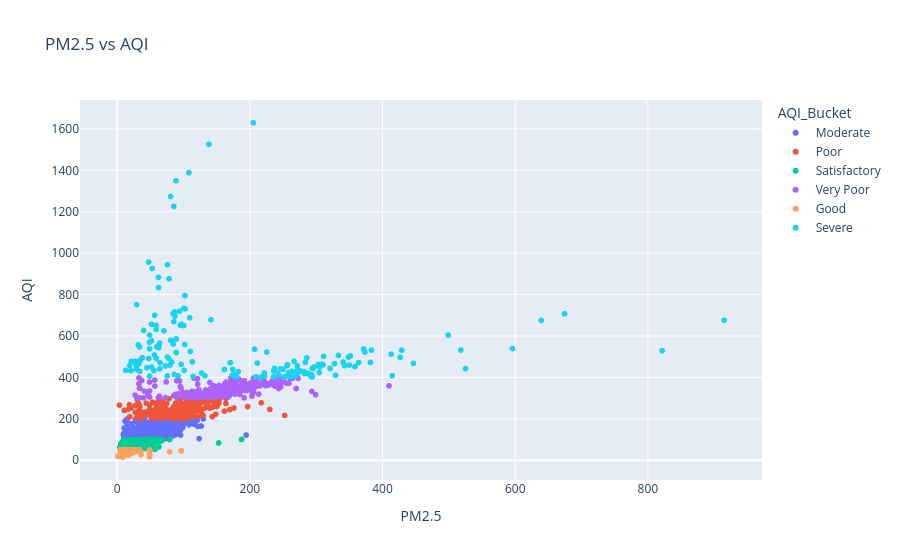

Notebook code for this chart:
### Markdown cell above
## 6. Relationship Between PM2.5 and AQI

### Code cell
sample_df = air_df.sample(3000, random_state=42)

fig = px.scatter(
    sample_df,
    x="PM2.5",
    y="AQI",
    color="AQI_Bucket",
    title="PM2.5 vs AQI"
)

fig.show()

### Figure 1 — Plotly figure (JSON) as saved in the notebook; plotly's stock layout.template omitted (floating-point values rounded to 4 significant figures; data arrays with more than 128 entries replaced by an {"elided": "..."} marker saying what was removed)
{"data": [{"hovertemplate": "AQI_Bucket=Moderate<br>PM2.5=%{x}<br>AQI=%{y}<extra></extra>", "legendgroup": "Moderate", "marker": {"color": "#636efa", "symbol": "circle"}, "mode": "markers", "name": "Moderate", "showlegend": true, "type": "scattergl", "x": {"elided": "1066 float values"}, "xaxis": "x", "y": {"elided": "1066 float values"}, "yaxis": "y"}, {"hovertemplate": "AQI_Bucket=Poor<br>PM2.5=%{x}<br>AQI=%{y}<extra></extra>", "legendgroup": "Poor", "marker": {"color": "#EF553B", "symbol": "circle"}, "mode": "markers", "name": "Poor", "showlegend": true, "type": "scattergl", "x": {"elided": "326 float values"}, "xaxis": "x", "y": {"elided": "326 float values"}, "yaxis": "y"}, {"hovertemplate": "AQI_Bucket=Satisfactory<br>PM2.5=%{x}<br>AQI=%{y}<extra></extra>", "legendgroup": "Satisfactory", "marker": {"color": "#00cc96", "symbol": "circle"}, "mode": "markers", "name": "Satisfactory", "showlegend": true, "type": "scattergl", "x": {"elided": "981 float values"}, "xaxis": "x", "y": {"elided": "981 float values"}, "yaxis": "y"}, {"hovertemplate": "AQI_Bucket=Very Poor<br>PM2.5=%{x}<br>AQI=%{y}<extra></extra>", "legendgroup": "Very Poor", "marker": {"color": "#ab63fa", "symbol": "circle"}, "mode": "markers", "name": "Very Poor", "showlegend": true, "type": "scattergl", "x": {"elided": "278 float values"}, "xaxis": "x", "y": {"elided": "278 float values"}, "yaxis": "y"}, {"hovertemplate": "AQI_Bucket=Good<br>PM2.5=%{x}<br>AQI=%{y}<extra></extra>", "legendgroup": "Good", "marker": {"color": "#FFA15A", "symbol": "circle"}, "mode": "markers", "name": "Good", "showlegend": true, "type": "scattergl", "x": {"elided": "179 float values"}, "xaxis": "x", "y": {"elided": "179 float values"}, "yaxis": "y"}, {"hovertemplate": "AQI_Bucket=Severe<br>PM2.5=%{x}<br>AQI=%{y}<extra></extra>", "legendgroup": "Severe", "marker": {"color": "#19d3f3", "symbol": "circle"}, "mode": "markers", "name": "Severe", "showlegend": true, "type": "scattergl", "x": {"elided": "170 float values"}, "xaxis": "x", "y": {"elided": "170 float values"}, "yaxis": "y"}], "layout": {"legend": {"title": {"text": "AQI_Bucket"}, "tracegroupgap": 0}, "title": {"text": "PM2.5 vs AQI"}, "xaxis": {"anchor": "y", "domain": [0, 1], "title": {"text": "PM2.5"}}, "yaxis": {"anchor": "x", "domain": [0, 1], "title": {"text": "AQI"}}}}
